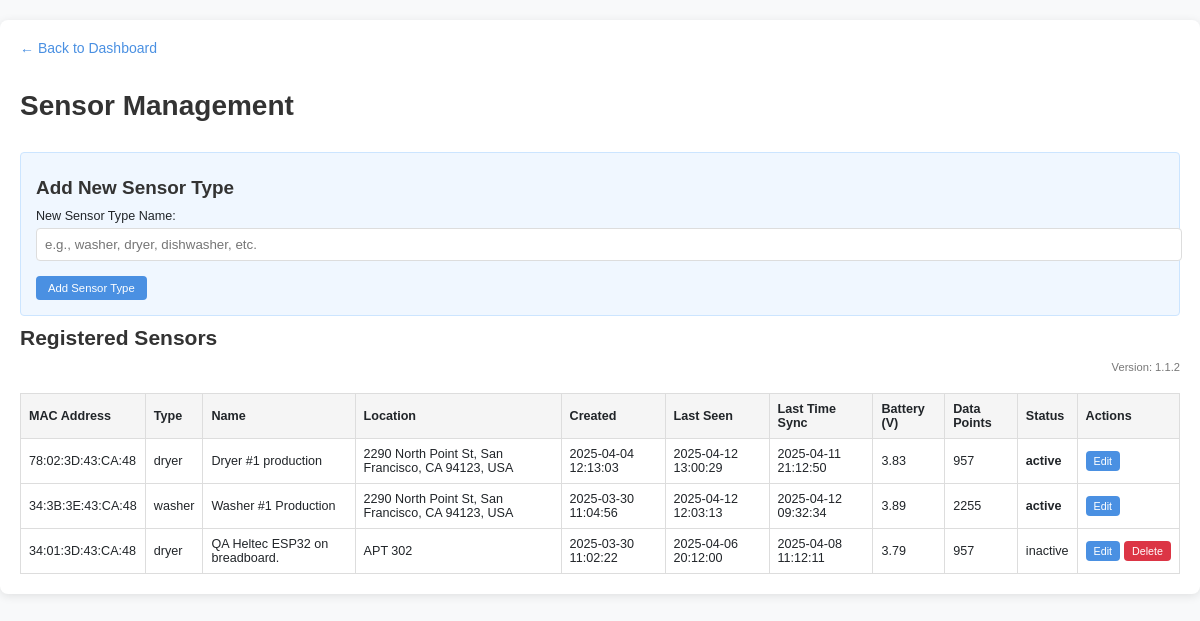
The page /admin on the database its author committed.
### models.py (models this page shows, shortened)
class Sensor(db.Model):
    __tablename__ = 'sensors'
    id = db.Column(db.Integer, primary_key=True)
    mac_address = db.Column(db.String(20), unique=True, nullable=False)
    sensor_type = db.Column(db.String(50), nullable=False, default='unknown')
    name = db.Column(db.String(100), nullable=True)
    location = db.Column(db.String(100), nullable=True)
    created_at = db.Column(db.DateTime, nullable=False, default=datetime.utcnow)
    last_seen = db.Column(db.DateTime, nullable=True)
    last_time_sync = db.Column(db.DateTime, nullable=True)
    battery = db.Column(db.Float, nullable=True)
    status = db.Column(db.String(20), nullable=False, default='active')

### main.py (the view)
@app.route('/admin')
def admin_page():
    sensors = db.session.query(
        Sensor,
        func.count(SensorData.id).label('data_count')
    ).outerjoin(
        SensorData,
        Sensor.sensor_type == SensorData.sensor_name
    ).group_by(
        Sensor.id
    ).order_by(
        Sensor.created_at.desc()
    ).all()
    sensor_types = db.session.query(Sensor.sensor_type).distinct().all()
    sensor_types = [t[0] for t in sensor_types]
    sensor_data = []
    for sensor, data_count in sensors:
        sensor_data.append({
            'id': sensor.id,
            'mac_address': sensor.mac_address,
            'sensor_type': sensor.sensor_type,
            'name': sensor.name,
            'location': sensor.location,
            'created_at': sensor.created_at,
            'last_seen': sensor.last_seen,
            'last_time_sync': sensor.last_time_sync,
            'battery': sensor.battery,
            'status': sensor.status,
            'data_count': data_count
        })
    return render_template('admin.html',
                          sensors=sensor_data,
                          sensor_types=sensor_types,
                          version="1.1.2")

### templates/admin.html (shortened to what this page needs)
<!DOCTYPE html>
<html lang="en">
<head>
    <link rel="stylesheet" href="{{ url_for('static', filename='styles.css') }}">
    <link rel="stylesheet" href="https://cdn.replit.com/agent/bootstrap-agent-dark-theme.min.css">
</head>
<body>
    <div class="admin-container">
        <a href="/" class="back-link">← Back to Dashboard</a>
        <h1>Sensor Management</h1>
        <div class="add-type-form">
            <h2>Add New Sensor Type</h2>
            <form action="{{ url_for('add_sensor_type') }}" method="post">
                <div class="form-group">
                    <label for="new_sensor_type">New Sensor Type Name:</label>
                    <input type="text" id="new_sensor_type" name="new_sensor_type" required
                           placeholder="e.g., washer, dryer, dishwasher, etc.">
                </div>
                <button type="submit" class="btn">Add Sensor Type</button>
            </form>
        </div>
        <h2>Registered Sensors</h2>
        <div style="text-align: right; color: #777; font-size: 0.8em; margin-bottom: 5px;">Version: {{ version }}</div>
        <table class="sensor-table">
            <thead>
                <tr>
                    <th>MAC Address</th>
                    <th>Type</th>
                    <th>Name</th>
                    <th>Location</th>
                    <th>Created</th>
                    <th>Last Seen</th>
                    <th>Last Time Sync</th>
                    <th>Battery (V)</th>
                    <th>Data Points</th>
                    <th>Status</th>
                    <th>Actions</th>
                </tr>
            </thead>
            <tbody>
                {% for sensor in sensors %}
                <tr>
                    <td>{{ sensor.mac_address }}</td>
                    <td>{{ sensor.sensor_type }}</td>
                    <td>{{ sensor.name or '-' }}</td>
                    <td>{{ sensor.location or '-' }}</td>
                    <td>{{ sensor.created_at.strftime('%Y-%m-%d %H:%M:%S') if sensor.created_at else 'N/A' }}</td>
                    <td>{{ sensor.last_seen.strftime('%Y-%m-%d %H:%M:%S') if sensor.last_seen else 'Never' }}</td>
                    <td>{{ sensor.last_time_sync.strftime('%Y-%m-%d %H:%M:%S') if sensor.last_time_sync else 'Never' }}</td>
                    <td>{{ sensor.battery|round(2) if sensor.battery else '-' }}</td>
                    <td>{{ sensor.data_count }}</td>
                    <td class="status-{{ sensor.status }}">{{ sensor.status }}</td>
                    <td style="white-space: nowrap;">
                        <div class="btn-group">
                            <button class="btn btn-sm" onclick="showEditForm('{{ sensor.id }}')">Edit</button>
                            {% if sensor.status == 'inactive' %}
                            <form style="display:inline;" action="{{ url_for('delete_sensor', sensor_id=sensor.id) }}" method="post" onsubmit="return confirm('Are you sure you want to delete this sensor?');">
                                <button type="submit" class="btn btn-sm btn-danger">Delete</button>
                            </form>
                            {% endif %}
                        </div>
                    </td>
                </tr>
                {% else %}
                <tr>
                    <td colspan="11">No sensors registered yet. They will appear here when detected.</td>
                </tr>
                {% endfor %}
            </tbody>
        </table>
    </div>
</body>
</html>

### static/styles.css (style rules this page uses)
body { font-family: Arial, sans-serif; margin: 0; padding: 0; background-color: #f5f5f5; }

### templates/admin.html (style rules this page uses)
body { background-color: #f8f9fa; font-size: 14px; color: #212529; }
.admin-container { max-width: 1200px; margin: 20px auto; padding: 20px; background-color: #fff; border-radius: 8px; box-shadow: 0 2px 10px rgba(0,0,0,0.1); color: #212529; }
.sensor-table { width: 100%; border-collapse: collapse; margin-top: 20px; font-size: 0.9em; }
.sensor-table th, .sensor-table td { padding: 8px; border: 1px solid #ddd; text-align: left; color: #212529; opacity: 1; }
.sensor-table th { background-color: #f5f5f5; font-weight: 600; color: #212529; opacity: 1; }
.form-group { margin-bottom: 15px; }
.form-group label { display: block; margin-bottom: 5px; font-weight: 500; color: #212529; }
.form-group input, .form-group select { width: 100%; padding: 8px; border: 1px solid #ddd; border-radius: 4px; color: #212529; background-color: #fff; }
.btn { padding: 6px 12px; background-color: #4a90e2; color: white; border: none; border-radius: 4px; cursor: pointer; font-size: 0.9em; }
.btn-sm { padding: 4px 8px; font-size: 0.85em; }
.btn-danger { background-color: #dc3545; margin-left: 2px; }
.btn-group { display: flex; gap: 2px; }
.add-type-form { margin-top: 30px; padding: 15px; background-color: #f0f7ff; border-radius: 4px; border: 1px solid #cce5ff; font-size: 0.9em; }
.status-active { color: #28a745; font-weight: bold; }
.status-inactive { color: #dc3545; }
.back-link { margin-bottom: 20px; display: inline-block; text-decoration: none; color: #4a90e2; }
h1, h2 { color: #333; margin-top: 0.5em; margin-bottom: 0.5em; }

### rows shown on the page
Sensor: mac_address "78:02:3D:43:CA:48", sensor_type "dryer", name "Dryer #1 production", location "2290 North Point St, San Francisco, CA 94123, USA", created_at "2025-04-04 12:13:03", last_seen "2025-04-12 13:00:29", last_time_sync "2025-04-11 21:12:50", battery "3.83", data_count "957", status "active"
Sensor: mac_address "34:3B:3E:43:CA:48", sensor_type "washer", name "Washer #1 Production", location "2290 North Point St, San Francisco, CA 94123, USA", created_at "2025-03-30 11:04:56", last_seen "2025-04-12 12:03:13", last_time_sync "2025-04-12 09:32:34", battery "3.89", data_count "2255", status "active"
Sensor: mac_address "34:01:3D:43:CA:48", sensor_type "dryer", name "QA Heltec ESP32 on breadboard.", location "APT 302", created_at "2025-03-30 11:02:22", last_seen "2025-04-06 20:12:00", last_time_sync "2025-04-08 11:12:11", battery "3.79", data_count "957", status "inactive"

### other values the page prints
{{ version }} "1.1.2"
